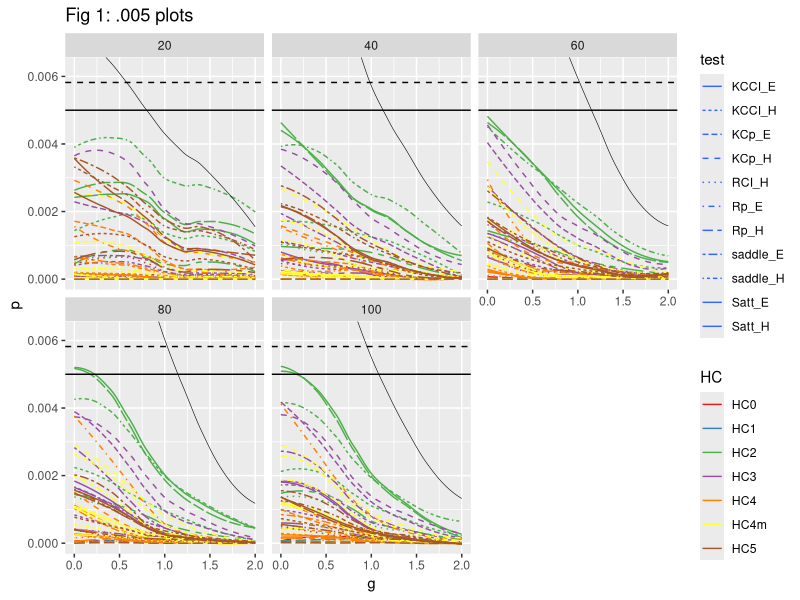
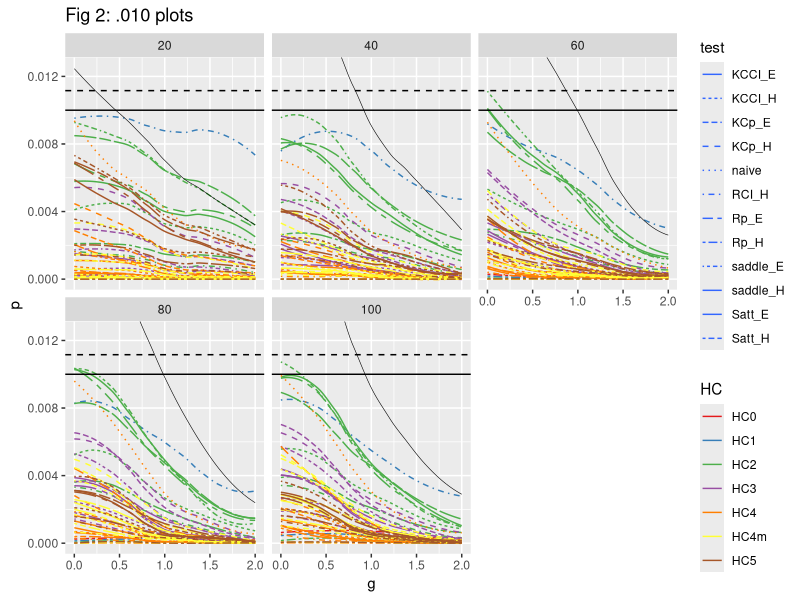
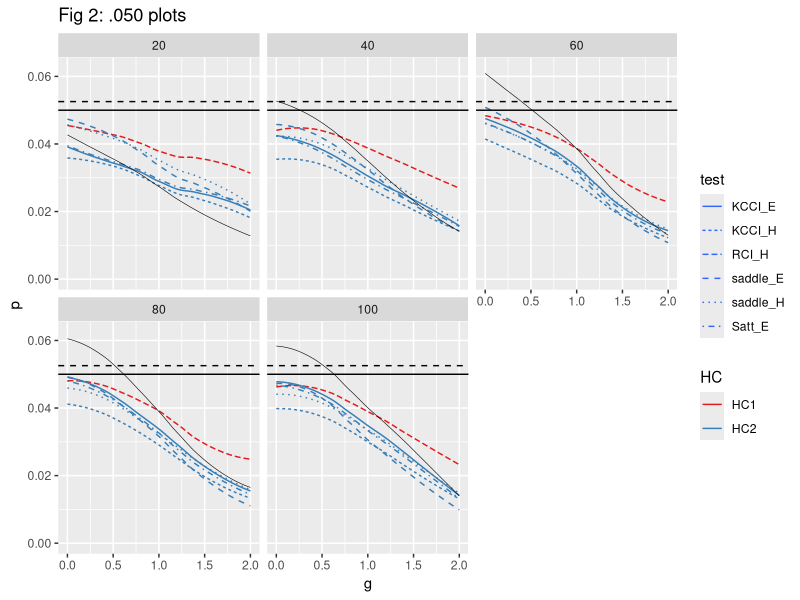
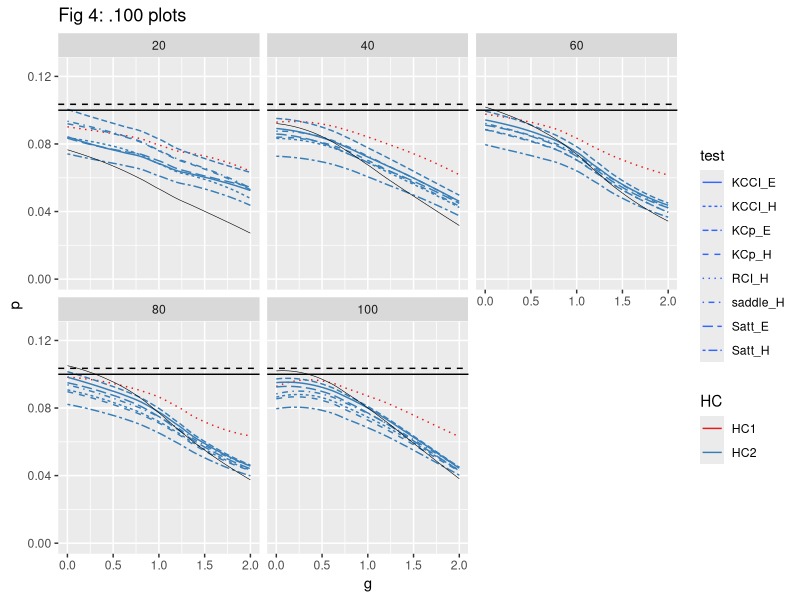

Write the R code that produced these figures, in order.
## ---- chunk 1
rm(list = ls())

library(dplyr)
library(ggplot2)
library(tidyr)
library(stringr)

df <- read.csv("Results/MacKinnon/20161016.csv")

df <- filter(df, !(HC == "OLS" & test %in% levels(df$test)[-5])) %>% 
  select(-X, -(B:power), -(iterations:seed), -(coef:criterion), -percent_NA) %>%
  gather(key = alpha, value = p, p.005:p.100)

df$alpha <- as.numeric(sub(".", "", df$alpha))

MCSE <- function(a, k = 20000) sqrt((a * (1-a))/k) * qnorm(.95)

HC3 <- filter(df, test == "naive", HC == "HC3") %>% 
  mutate(pHC3 = p) %>%
  select(-p, -(HC:test))

  
df <- merge(df, HC3) %>% mutate(ULa = alpha + MCSE(alpha),
                                LLa = alpha - MCSE(alpha))
## ---- chunk 2
test <- levels(df$test)[!(levels(df$test) %in% "naive")]
HC <- levels(df$HC)[!(levels(df$HC) %in% "OLS")]

df %>% 
  mutate(comb = paste(HC, test)) %>%
  group_by(HC, test, n, alpha) %>%
  mutate(under = prod(p <= ULa),
         hc3under = prod(pHC3 <= ULa),
         beatHC3 = sum(p + MCSE(alpha) >= pHC3) > 1,    #set to show if beats naive HC3 for at least one value of g
         #beatHC3 = mean(p + MCSE(alpha) >= pHC3) >= .75,  #set to show if beats naive HC3 for at least 75% of g values
         beatHC3 = ifelse(hc3under == 0, under, under*beatHC3)) %>%
  ungroup -> df


# Uncomment to collapse across Ns
df %>%
  group_by(HC, test, alpha) %>%
  mutate(beatHC3 = prod(beatHC3)) %>%
  ungroup -> df

## ---- chunk 3
cmb <- expand.grid(HC[-(2:3)], test, stringsAsFactors = F)
cmb <- paste(cmb$Var1, cmb$Var2)

pv <- .005

df %>%
  filter(HC != "OLS", beatHC3 == 1, !(comb %in% cmb), alpha == pv) %>%
  ggplot(aes(x = g,
             y = p,
             color = HC,
             linetype = test)) +
  geom_smooth(method = "loess", se = F, size = .5) +
  geom_hline(aes(yintercept = ULa),
             linetype = "dashed") +
  geom_hline(aes(yintercept = alpha)) +
  facet_wrap(~n)  +
  geom_smooth(data = filter(df, HC == "HC3" & test == "naive" & alpha == pv) %>% select(-HC, -test),
              color = "black",
              linetype = "solid",
              size = .2, 
              se = F) + 
  scale_color_brewer(palette="Set1") +
  coord_cartesian(ylim = c(.000, 1.25*pv)) + 
  labs(title = "Fig 1: .005 plots") -> fig1

fig1

data.frame(fig1$data %>% select(comb) %>% distinct(comb)) -> best1
paste(best1[,1], collapse = ", ")

## ---- chunk 4
cmb <- expand.grid(HC[-(2:3)], test, stringsAsFactors = F)
cmb <- paste(cmb$Var1, cmb$Var2)

pv <- .01

df %>%
  filter(HC != "OLS", beatHC3 == 1, !(comb %in% cmb), alpha == pv) %>%
  ggplot(aes(x = g,
             y = p,
             color = HC,
             linetype = test)) +
  geom_smooth(method = "loess", se = F, size = .5) +
  geom_hline(aes(yintercept = ULa),
             linetype = "dashed") +
  geom_hline(aes(yintercept = alpha)) +
  facet_wrap(~n)  +
  geom_smooth(data = filter(df, HC == "HC3" & test == "naive" & alpha == pv) %>% select(-HC, -test),
              color = "black",
              linetype = "solid",
              size = .2, 
              se = F) + 
  scale_color_brewer(palette="Set1") +
  coord_cartesian(ylim = c(.000, 1.25*pv)) + 
  labs(title = "Fig 2: .010 plots") -> fig2

fig2

data.frame(fig2$data %>% select(comb) %>% distinct(comb)) -> best2
paste(best2[,1], collapse = ", ")

## ---- chunk 5
cmb <- expand.grid(HC[-(2:3)], test, stringsAsFactors = F)
cmb <- paste(cmb$Var1, cmb$Var2)

pv <- .05

df %>%
  filter(HC != "OLS", beatHC3 == 1, !(comb %in% cmb), alpha == pv) %>%
  ggplot(aes(x = g,
             y = p,
             color = HC,
             linetype = test)) +
  geom_smooth(method = "loess", se = F, size = .5) +
  geom_hline(aes(yintercept = ULa),
             linetype = "dashed") +
  geom_hline(aes(yintercept = alpha)) +
  facet_wrap(~n)  +
  geom_smooth(data = filter(df, HC == "HC3" & test == "naive" & alpha == pv) %>% select(-HC, -test),
              color = "black",
              linetype = "solid",
              size = .2, 
              se = F) + 
  scale_color_brewer(palette="Set1") +
  coord_cartesian(ylim = c(.000, 1.25*pv)) + 
  labs(title = "Fig 2: .050 plots") -> fig3

fig3

data.frame(fig3$data %>% select(comb) %>% distinct(comb)) -> best3
paste(best3[,1], collapse = ", ")

## ---- chunk 6
cmb <- expand.grid(HC[-(2:3)], test, stringsAsFactors = F)
cmb <- paste(cmb$Var1, cmb$Var2)

pv <- .1

df %>%
  filter(HC != "OLS", beatHC3 == 1, !(comb %in% cmb), alpha == pv) %>%
  ggplot(aes(x = g,
             y = p,
             color = HC,
             linetype = test)) +
  geom_smooth(method = "loess", se = F, size = .5) +
  geom_hline(aes(yintercept = ULa),
             linetype = "dashed") +
  geom_hline(aes(yintercept = alpha)) +
  facet_wrap(~n)  +
  geom_smooth(data = filter(df, HC == "HC3" & test == "naive" & alpha == pv) %>% select(-HC, -test),
              color = "black",
              linetype = "solid",
              size = .2, 
              se = F) + 
  scale_color_brewer(palette="Set1") +
  coord_cartesian(ylim = c(.000, 1.25*pv)) + 
  labs(title = "Fig 4: .100 plots") -> fig4

fig4

data.frame(fig4$data %>% select(comb) %>% distinct(comb)) -> best4
paste(best4[,1], collapse = ", ")
